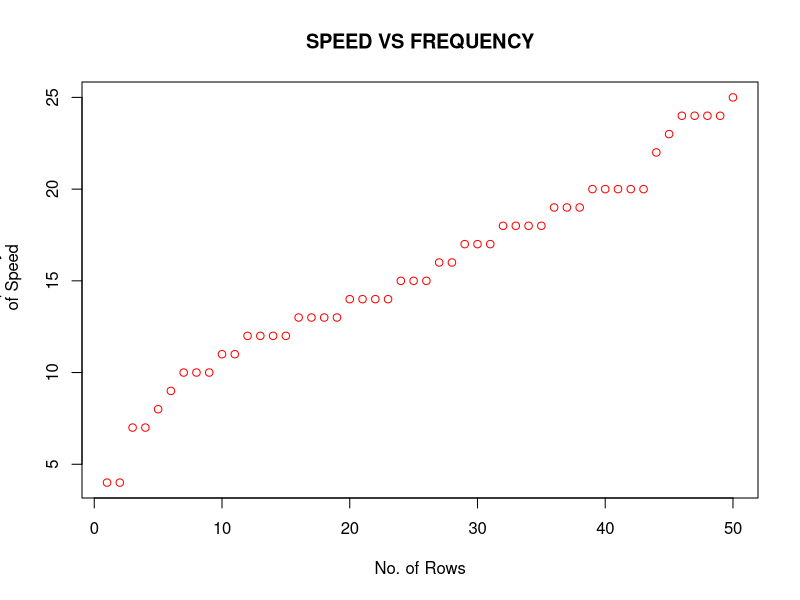
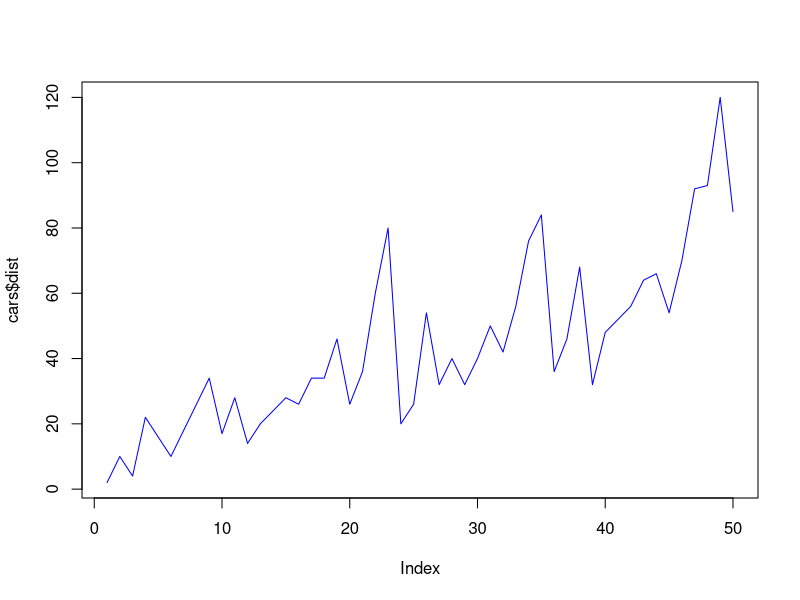
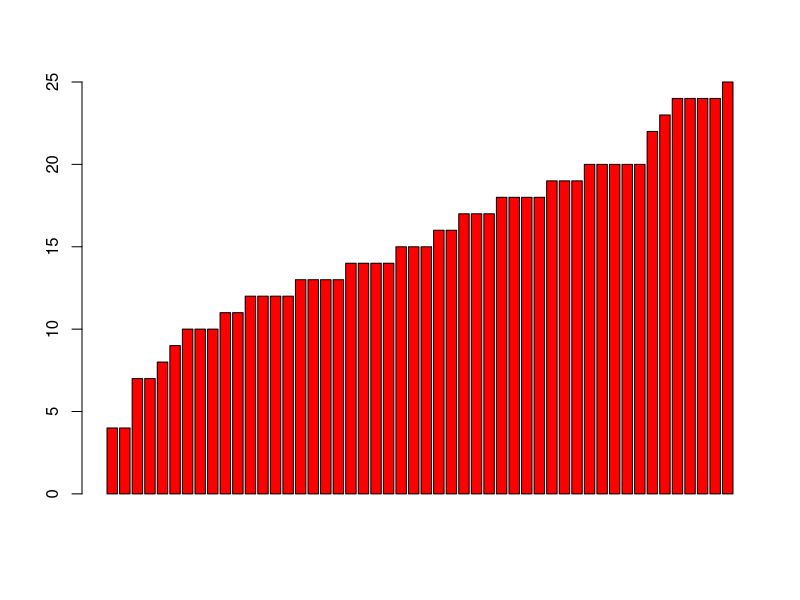
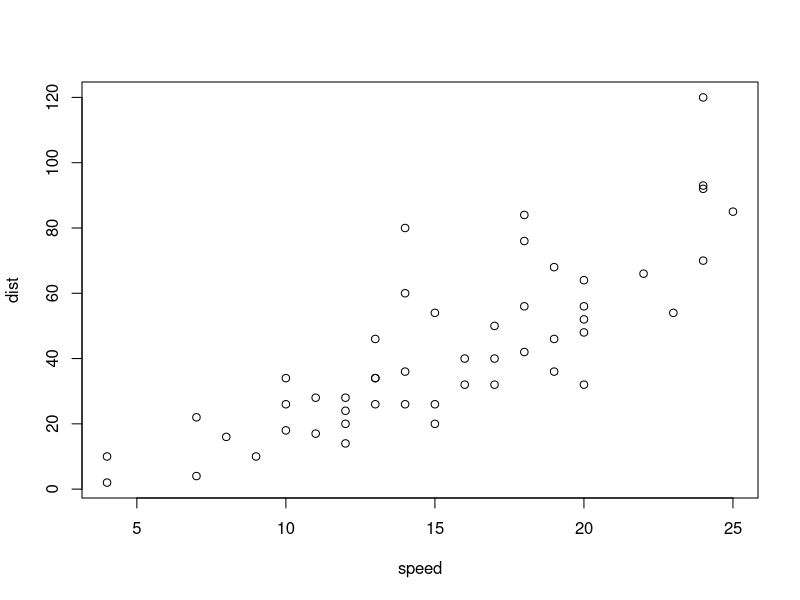
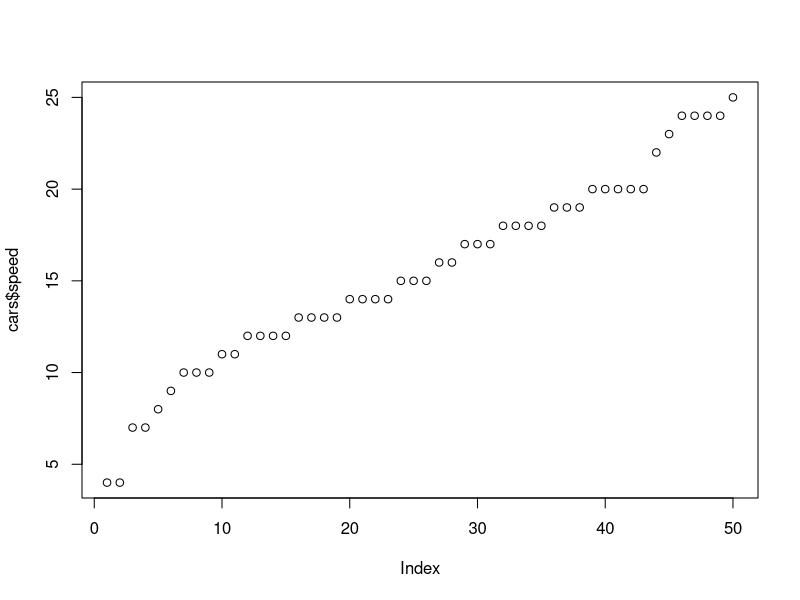
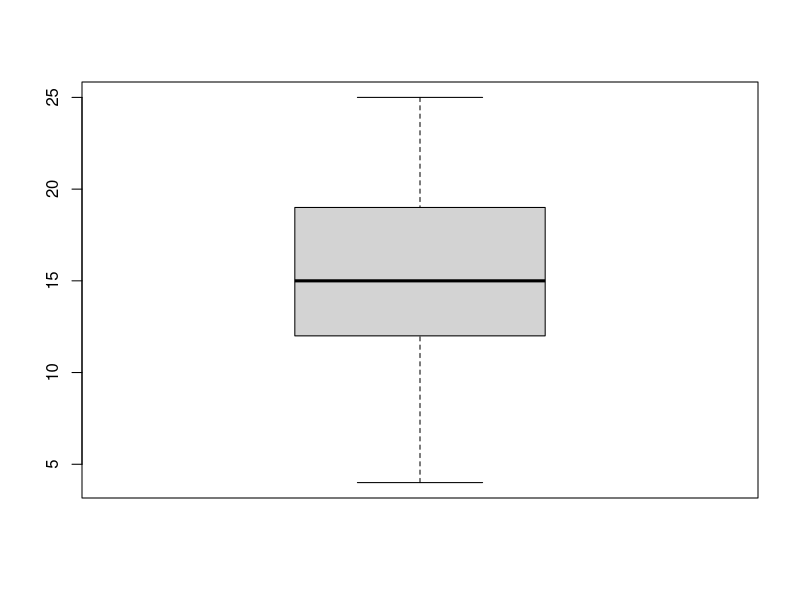
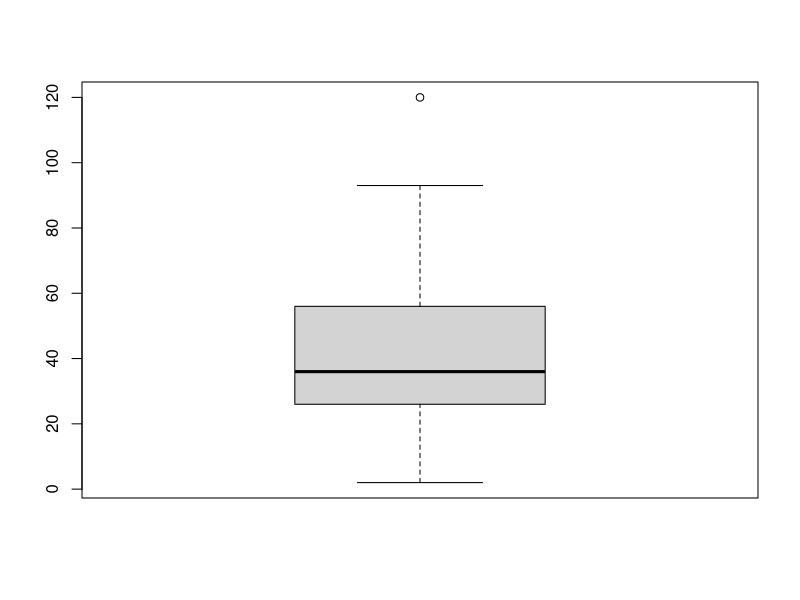
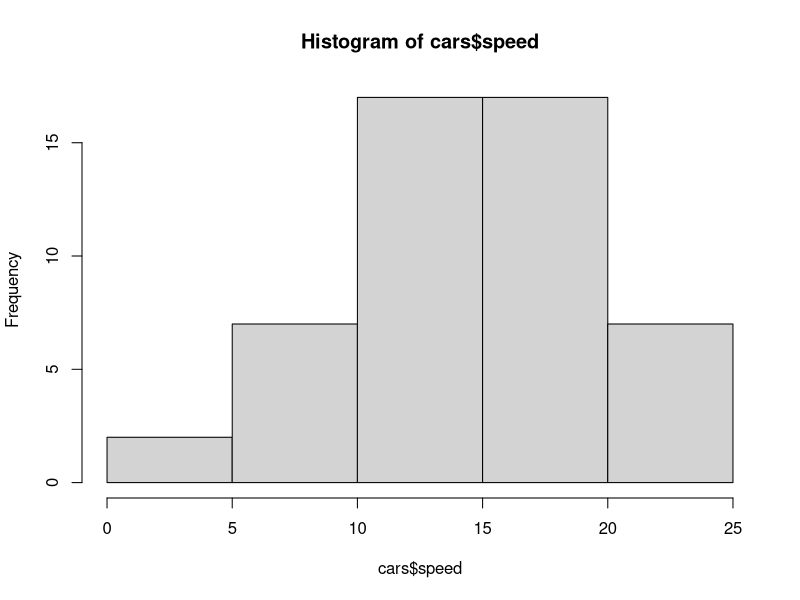

These figures' R source, in order: (Note: this script raises an error after producing the figures.)
##descriptive statistics R practice

cars<-datasets::cars

head(cars)

tail(cars)

head(cars,49)

cars[49,]

cars[,2]

summary(cars, rv.nm=t)

summary(cars$speed)

summary(cars$dist)

median(cars$dist, rv.nm=T)

plot(cars$speed, horiz='T', axes = 'T', xlab = 'No. of Rows', ylab = 'Frequency
     of Speed', main='SPEED VS FREQUENCY', col='red')

plot(cars$dist, type = 'l', col='blue')


barplot(cars$speed, na.rm='T', col='red')

plot(cars)        

plot(cars$speed)

boxplot(cars$speed)

boxplot(cars$dist)

boxplot.stats(cars$dist)$out

hist(cars$speed)

hist(cars$dist)

sd(cars$speed)

sd(cars$dist)

var(cars$speed)

skewness(cars$speed)

skewness(cars$dist)

kurtosis(cars$speed)

kurtosis(cars$dist)

